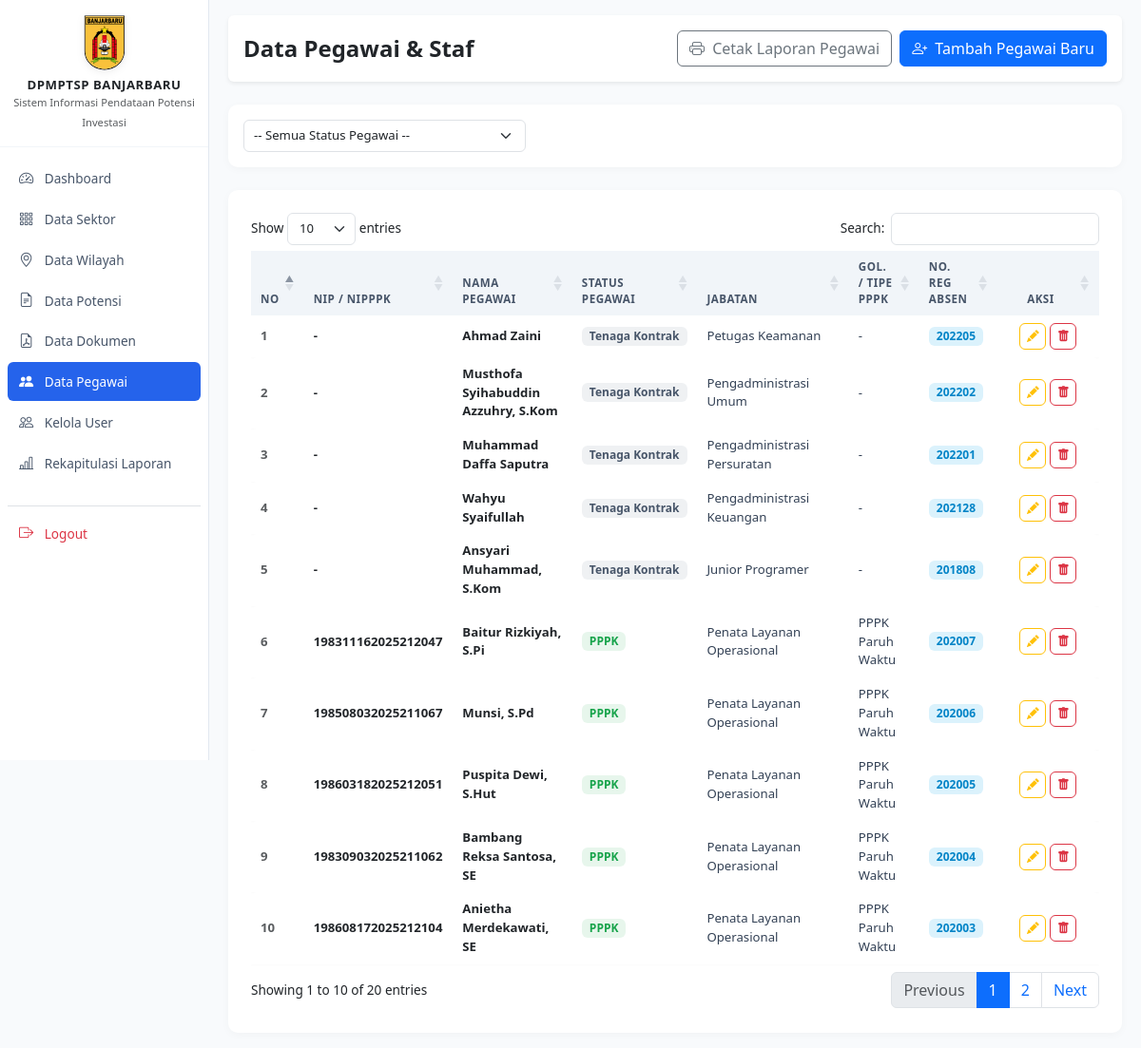
The app's page /admin/pegawai.php (signed in) with its own data.
### tables this page shows
CREATE TABLE `pegawai` (
  `id_pegawai` int NOT NULL AUTO_INCREMENT,
  `nip` varchar(50) DEFAULT NULL,
  `nama_pegawai` varchar(255) NOT NULL,
  `status_pegawai` enum('ASN','PPPK','Tenaga Kontrak') NOT NULL DEFAULT 'ASN',
  `jabatan` varchar(255) DEFAULT NULL,
  `golongan` varchar(50) DEFAULT NULL,
  `tipe_pppk` varchar(50) DEFAULT NULL,
  `no_reg_absen` varchar(50) DEFAULT NULL,
  `no_hp` varchar(50) DEFAULT NULL,
  `status` tinyint(1) DEFAULT '1',
  `created_at` timestamp NULL DEFAULT CURRENT_TIMESTAMP,
  PRIMARY KEY (`id_pegawai`)
);

### admin/pegawai.php (the view, shortened to what this page needs)
<?php
require_once '../config/database.php';
$filter_status = isset($_GET['status_pegawai']) && $_GET['status_pegawai'] !== '' ? $_GET['status_pegawai'] : null;
$where = ["status = 1"];
$params = [];
$where_sql = implode(" AND ", $where);
$sql = "SELECT * FROM pegawai WHERE $where_sql ORDER BY id_pegawai DESC";
$stmt = $pdo->prepare($sql);
$stmt->execute($params);
$pegawai_list = $stmt->fetchAll();
?>
<!DOCTYPE html>
<html lang="id">
<head>
</head>
<body>
<div class="wrapper">
    <?php require_once '../includes/sidebar.php'; ?>
    <div id="content">
        <div class="d-flex justify-content-between align-items-center mb-4 bg-white p-3 rounded shadow-sm">
            <h4 class="m-0 fw-bold">Data Pegawai & Staf</h4>
            <div class="d-flex gap-2">
                <a href="pegawai_cetak.php<?= $filter_status ? '?status_pegawai=' . urlencode($filter_status) : '' ?>" target="_blank" class="btn btn-outline-secondary">
                    <i class="bi bi-printer me-1"></i> Cetak Laporan Pegawai
                </a>
                <?php if ($can_edit_data): ?>
                    <a href="pegawai_tambah.php" class="btn btn-primary">
                        <i class="bi bi-person-plus me-1"></i> Tambah Pegawai Baru
                    </a>
                <?php endif; ?>
            </div>
        </div>
        <div class="card card-modern p-3 mb-4">
            <form method="GET" action="pegawai.php" class="row g-2 align-items-center">
                <div class="col-md-4">
                    <select name="status_pegawai" class="form-select form-select-sm" onchange="this.form.submit()">
                        <option value="">-- Semua Status Pegawai --</option>
                    </select>
                </div>
            </form>
        </div>
        <div class="card card-modern p-4">
            <div class="table-responsive">
                <table id="tablePegawai" class="table table-modern align-middle w-100">
                    <thead>
                        <tr>
                            <th width="5%">No</th>
                            <th>NIP / NIPPPK</th>
                            <th>Nama Pegawai</th>
                            <th>Status Pegawai</th>
                            <th>Jabatan</th>
                            <th>Gol. / Tipe PPPK</th>
                            <th>No. Reg Absen</th>
                            <?php if ($can_edit_data): ?>
                                <th class="text-center" width="12%">Aksi</th>
                            <?php endif; ?>
                        </tr>
                    </thead>
                    <tbody>
                        <?php $no = 1; foreach ($pegawai_list as $p): ?>
                        <tr>
                            <td class="fw-semibold text-muted"><?= $no++ ?></td>
                            <td class="fw-bold text-dark"><?= htmlspecialchars($p['nip'] ?? '-') ?></td>
                            <td><span class="fw-bold text-dark"><?= htmlspecialchars($p['nama_pegawai']) ?></span></td>
                            <td>
                                <?php if ($p['status_pegawai'] === 'ASN'): ?>
                                    <span class="badge badge-soft-primary px-2 py-1">ASN / PNS</span>
                                <?php elseif ($p['status_pegawai'] === 'PPPK'): ?>
                                    <span class="badge badge-soft-success px-2 py-1">PPPK</span>
                                <?php else: ?>
                                    <span class="badge badge-soft-secondary px-2 py-1">Tenaga Kontrak</span>
                                <?php endif; ?>
                            </td>
                            <td><?= htmlspecialchars($p['jabatan'] ?? '-') ?></td>
                            <td>
                                <?php
                                    if ($p['status_pegawai'] === 'ASN') {
                                        echo htmlspecialchars($p['golongan'] ?? '-');
                                    } elseif ($p['status_pegawai'] === 'PPPK') {
                                        echo htmlspecialchars($p['tipe_pppk'] ?? '-');
                                    } else {
                                        echo '-';
                                    }
                                ?>
                            </td>
                            <td><span class="badge badge-soft-info px-2 py-1"><?= htmlspecialchars($p['no_reg_absen'] ?? '-') ?></span></td>
                            <?php if ($can_edit_data): ?>
                            <td class="text-center">
                                <div class="d-flex gap-1 justify-content-center">
                                    <a href="pegawai_edit.php?id=<?= $p['id_pegawai'] ?>" class="btn btn-sm btn-outline-warning btn-action" title="Edit">
                                        <i class="bi bi-pencil-fill"></i>
                                    </a>
                                    <a href="pegawai_hapus.php?id=<?= $p['id_pegawai'] ?>" class="btn btn-sm btn-outline-danger btn-action" title="Hapus">
                                        <i class="bi bi-trash-fill"></i>
                                    </a>
                                </div>
                            </td>
                            <?php endif; ?>
                        </tr>
                        <?php endforeach; ?>
                    </tbody>
                </table>
            </div>
        </div>
    </div>
</div>
</body>
</html>

### includes/sidebar.php (style rules this page uses)
body { min-height: 100vh; background-color: #f8fafc; font-size: 0.85rem; }
.wrapper { display: flex; width: 100%; align-items: flex-start; }
#content { width: 100%; padding: 16px 20px; min-height: 100vh; }
.card-modern { border: none; border-radius: 10px; box-shadow: 0 2px 10px rgba(0,0,0,0.03); background: #ffffff; }
.table-modern { border-collapse: separate; border-spacing: 0 3px; margin-top: -3px; font-size: 0.825rem; }
.table-modern thead th { background-color: #f1f5f9 !important; color: #475569; font-size: 0.725rem; font-weight: 700; text-transform: uppercase; letter-spacing: 0.5px; border: none; padding: 8px 10px; }
.table-modern tbody tr { background-color: #ffffff; box-shadow: 0 1px 2px rgba(0,0,0,0.02); transition: all 0.15s ease-in-out; }
.table-modern tbody td { border: none; padding: 8px 10px; color: #334155; }
.table-modern tbody tr td:first-child { border-top-left-radius: 6px; border-bottom-left-radius: 6px; }
.table-modern tbody tr td:last-child { border-top-right-radius: 6px; border-bottom-right-radius: 6px; }
.form-control, .form-select { padding: 6px 10px; font-size: 0.825rem; border-radius: 6px; }
.btn-sm { padding: 4px 10px; font-size: 0.8rem; }
.badge-soft-success { background-color: rgba(22, 163, 74, 0.1); color: #16a34a; font-weight: 600; font-size: 0.75rem; }
.badge-soft-secondary { background-color: rgba(100, 116, 139, 0.1); color: #475569; font-weight: 600; font-size: 0.75rem; }
.badge-soft-info { background-color: rgba(14, 165, 233, 0.15); color: #0284c7; font-weight: 600; font-size: 0.75rem; }
.btn-action { width: 28px; height: 28px; padding: 0; display: inline-flex; align-items: center; justify-content: center; border-radius: 6px; font-size: 0.8rem; }

### records on screen
pegawai: nip "-", nama_pegawai "Ahmad Zaini", status_pegawai "Tenaga Kontrak", jabatan "Petugas Keamanan", no_reg_absen "202205"
pegawai: nip "-", nama_pegawai "Musthofa Syihabuddin Azzuhry, S.Kom", status_pegawai "Tenaga Kontrak", jabatan "Pengadministrasi Umum", no_reg_absen "202202"
pegawai: nip "-", nama_pegawai "Muhammad Daffa Saputra", status_pegawai "Tenaga Kontrak", jabatan "Pengadministrasi Persuratan", no_reg_absen "202201"
pegawai: nip "-", nama_pegawai "Wahyu Syaifullah", status_pegawai "Tenaga Kontrak", jabatan "Pengadministrasi Keuangan", no_reg_absen "202128"
pegawai: nip "-", nama_pegawai "Ansyari Muhammad, S.Kom", status_pegawai "Tenaga Kontrak", jabatan "Junior Programer", no_reg_absen "201808"
pegawai: nip "198311162025212047", nama_pegawai "Baitur Rizkiyah, S.Pi", status_pegawai "PPPK", jabatan "Penata Layanan Operasional", tipe_pppk "PPPK Paruh Waktu", no_reg_absen "202007"
pegawai: nip "198508032025211067", nama_pegawai "Munsi, S.Pd", status_pegawai "PPPK", jabatan "Penata Layanan Operasional", tipe_pppk "PPPK Paruh Waktu", no_reg_absen "202006"
pegawai: nip "198603182025212051", nama_pegawai "Puspita Dewi, S.Hut", status_pegawai "PPPK", jabatan "Penata Layanan Operasional", tipe_pppk "PPPK Paruh Waktu", no_reg_absen "202005"
pegawai: nip "198309032025211062", nama_pegawai "Bambang Reksa Santosa, SE", status_pegawai "PPPK", jabatan "Penata Layanan Operasional", tipe_pppk "PPPK Paruh Waktu", no_reg_absen "202004"
pegawai: nip "198608172025212104", nama_pegawai "Anietha Merdekawati, SE", status_pegawai "PPPK", jabatan "Penata Layanan Operasional", tipe_pppk "PPPK Paruh Waktu", no_reg_absen "202003"
